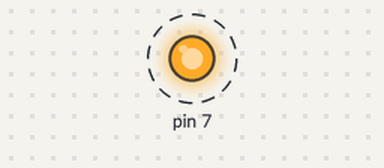
The program below on a simulated Raspberry Pi (header pin numbers). On the bench: output pins drawn as LEDs (lit = HIGH). Dashed ring = blinking. What the program prints to the terminal is not drawn. At 100.0 s the program stops and its outputs stay as they are.

Above: at 0.5 s.
Timing chart, 0 to 4.6 s (numbered marks = the images above):
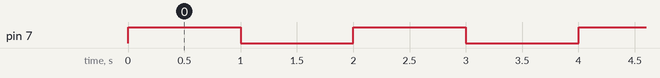

Measured:
- by itself, pin 7: alternates HIGH for 1.0 s and LOW for 1.0 s, 100 changes in all, then stays LOW

The program:

hello_world_pi_3_model_b_gpio.py
```python
# Import the GPIO and other packages
import RPi.GPIO as GPIO
import time

# Print a message in the console
print("Hello, world from Raspberry Pi 3!")

GPIO.setmode(GPIO.BOARD)

# Drive GPIO4/BCM 4 (pin 7)
GPIO.setup(7, GPIO.OUT)

# Loop through 50 times to toggle the pin on/off for 1 second each
for i in range(50):
    GPIO.output(7, True)
    time.sleep(1)
    GPIO.output(7, False)
    time.sleep(1)

GPIO.cleanup()
```
